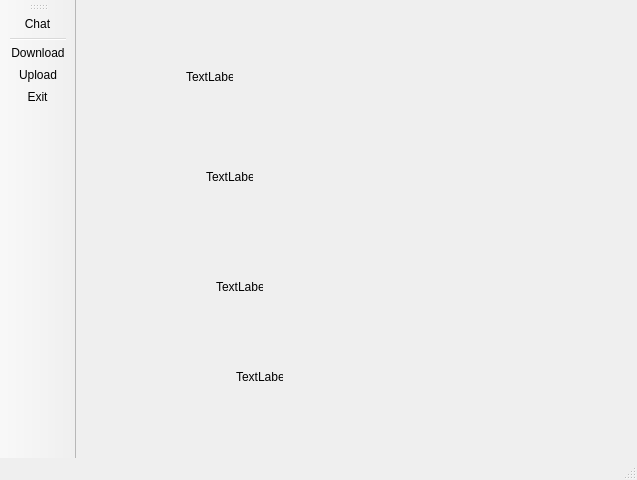
<?xml version="1.0" encoding="UTF-8"?>
<ui version="4.0">
 <class>MainWindow</class>
 <widget class="QMainWindow" name="MainWindow">
  <property name="geometry">
   <rect>
    <x>0</x>
    <y>0</y>
    <width>637</width>
    <height>480</height>
   </rect>
  </property>
  <property name="windowTitle">
   <string>MainWindow</string>
  </property>
  <widget class="QWidget" name="centralwidget">
   <widget class="QLabel" name="label">
    <property name="geometry">
     <rect>
      <x>110</x>
      <y>70</y>
      <width>47</width>
      <height>14</height>
     </rect>
    </property>
    <property name="text">
     <string>TextLabel</string>
    </property>
   </widget>
   <widget class="QLabel" name="label_2">
    <property name="geometry">
     <rect>
      <x>130</x>
      <y>170</y>
      <width>47</width>
      <height>14</height>
     </rect>
    </property>
    <property name="text">
     <string>TextLabel</string>
    </property>
   </widget>
   <widget class="QLabel" name="label_3">
    <property name="geometry">
     <rect>
      <x>140</x>
      <y>280</y>
      <width>47</width>
      <height>14</height>
     </rect>
    </property>
    <property name="text">
     <string>TextLabel</string>
    </property>
   </widget>
   <widget class="QLabel" name="label_4">
    <property name="geometry">
     <rect>
      <x>160</x>
      <y>370</y>
      <width>47</width>
      <height>14</height>
     </rect>
    </property>
    <property name="text">
     <string>TextLabel</string>
    </property>
   </widget>
  </widget>
  <widget class="QStatusBar" name="statusbar"/>
  <widget class="QToolBar" name="toolBar">
   <property name="windowTitle">
    <string>toolBar</string>
   </property>
   <property name="iconSize">
    <size>
     <width>80</width>
     <height>80</height>
    </size>
   </property>
   <property name="toolButtonStyle">
    <enum>Qt::ToolButtonTextUnderIcon</enum>
   </property>
   <attribute name="toolBarArea">
    <enum>LeftToolBarArea</enum>
   </attribute>
   <attribute name="toolBarBreak">
    <bool>true</bool>
   </attribute>
   <addaction name="actionChat"/>
   <addaction name="separator"/>
   <addaction name="actionDownload"/>
   <addaction name="actionUpload"/>
   <addaction name="actionExit"/>
  </widget>
  <action name="actionChat">
   <property name="icon">
    <iconset resource="../tttt.qrc">
     <normaloff>:/f/chat-2-icon.png</normaloff>:/f/chat-2-icon.png</iconset>
   </property>
   <property name="text">
    <string>Chat</string>
   </property>
  </action>
  <action name="actionDownload">
   <property name="icon">
    <iconset resource="../tttt.qrc">
     <normaloff>:/f/Downloads-icon.png</normaloff>:/f/Downloads-icon.png</iconset>
   </property>
   <property name="text">
    <string>Download</string>
   </property>
  </action>
  <action name="actionUpload">
   <property name="icon">
    <iconset resource="../tttt.qrc">
     <normaloff>:/f/upload-icon-32.png</normaloff>:/f/upload-icon-32.png</iconset>
   </property>
   <property name="text">
    <string>Upload</string>
   </property>
  </action>
  <action name="actionExit">
   <property name="icon">
    <iconset resource="../tttt.qrc">
     <normaloff>:/f/exit-button-icon-18.png</normaloff>:/f/exit-button-icon-18.png</iconset>
   </property>
   <property name="text">
    <string>Exit</string>
   </property>
  </action>
 </widget>
 <resources>
  <include location="../tttt.qrc"/>
 </resources>
 <connections>
  <connection>
   <sender>toolBar</sender>
   <signal>actionTriggered(QAction*)</signal>
   <receiver>label</receiver>
   <slot>clear()</slot>
   <hints>
    <hint type="sourcelabel">
     <x>56</x>
     <y>13</y>
    </hint>
    <hint type="destinationlabel">
     <x>226</x>
     <y>77</y>
    </hint>
   </hints>
  </connection>
  <connection>
   <sender>toolBar</sender>
   <signal>actionTriggered(QAction*)</signal>
   <receiver>label_2</receiver>
   <slot>clear()</slot>
   <hints>
    <hint type="sourcelabel">
     <x>24</x>
     <y>171</y>
    </hint>
    <hint type="destinationlabel">
     <x>255</x>
     <y>179</y>
    </hint>
   </hints>
  </connection>
  <connection>
   <sender>toolBar</sender>
   <signal>actionTriggered(QAction*)</signal>
   <receiver>label_3</receiver>
   <slot>clear()</slot>
   <hints>
    <hint type="sourcelabel">
     <x>48</x>
     <y>265</y>
    </hint>
    <hint type="destinationlabel">
     <x>264</x>
     <y>285</y>
    </hint>
   </hints>
  </connection>
  <connection>
   <sender>toolBar</sender>
   <signal>actionTriggered(QAction*)</signal>
   <receiver>label_4</receiver>
   <slot>clear()</slot>
   <hints>
    <hint type="sourcelabel">
     <x>75</x>
     <y>377</y>
    </hint>
    <hint type="destinationlabel">
     <x>276</x>
     <y>378</y>
    </hint>
   </hints>
  </connection>
 </connections>
</ui>
